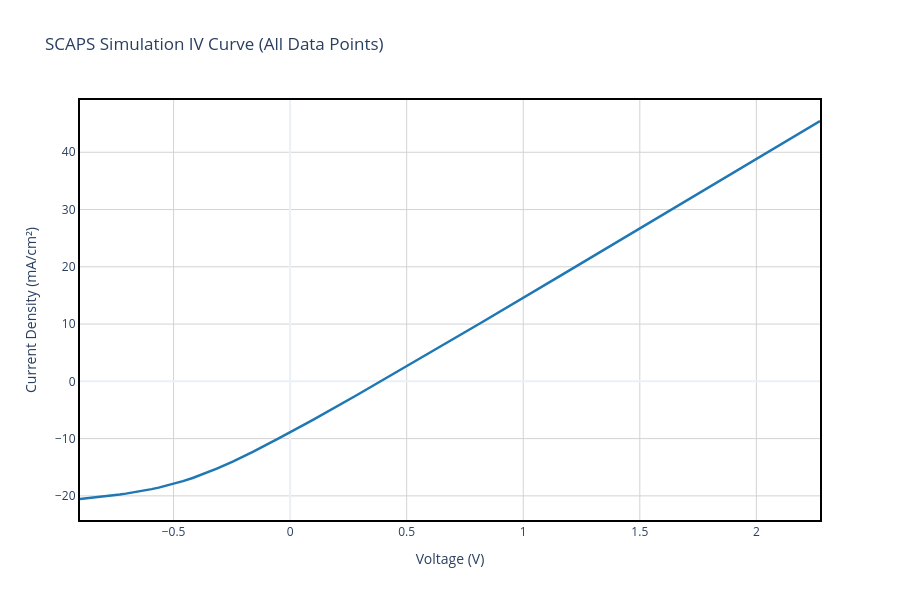

Source (notebook cell):
### Markdown cell above
## Section 3: SCAPS Simulations Overview

### What is SCAPS?
**SCAPS** (Solar Cell Capacitance Simulator) is a specialized software tool developed at Ghent University for simulating the electrical behavior of thin-film photovoltaic devices. It solves Poisson's equation and the continuity equations in a multi-layer semiconductor structure to predict device performance under certain test conditions.

### SCAPS Simulation Methodology
SCAPS performs detailed numerical simulations of solar cells by:

1. **Device Architecture Definition**: Specifies material layers, thickness, doping levels, and defect parameters
2. **Physical Parameters**: Sets electron and hole transport properties, recombination mechanisms, and optical characteristics
3. **Numerical Solution**: Solves coupled differential equations:
   - **Poisson Equation**: $\frac{d^2\phi}{dx^2} = -\frac{q}{\varepsilon_0\varepsilon_r}(p - n + N_D^+ - N_A^-)$
   - **Continuity Equations**: 
     - Electrons: $\frac{\partial n}{\partial t} = \frac{1}{q}\frac{\partial J_n}{\partial x} - (U - G)$
     - Holes: $\frac{\partial p}{\partial t} = - \frac{1}{q}\frac{\partial J_p}{\partial x} - (U - G)$

   where $\phi$ is electrostatic potential, $q$ is elementary charge, $n$ and $p$ are electron and hole concentrations, $J_n$ and $J_p$ are current densities, $G$ is generation rate, and $U$ is recombination rate.

4. **I-V Characteristics**: Calculates the J-V curve by sweeping applied voltage and computing resulting current

### Key Physical Processes in SCAPS
- **Photocurrent Generation**: Incident photons with energy > bandgap create electron-hole pairs
- **Carrier Transport**: Electrons and holes drift under electric field and diffuse down concentration gradients
- **Recombination**: Losses from multiple recombination mechanisms (radiative, Auger, defect-assisted SRH)
- **Interface Effects**: Band alignment, interfacial defects, and charge extraction barriers

### Output from SCAPS
SCAPS generates J-V curves showing current density (mA/cm²) as a function of applied voltage (V), along with derived parameters: $V_{oc}$, $J_{sc}$, and efficiency $\eta$. Multiple simulations with varied parameters (e.g., thickness, doping, defect density) help identify optimal device configurations.

In this Simulation standard conditions were used (STC: 1000 W/m², AM1.5 spectrum, 25°C).

### Code cell
# Read the SCAPS file (IV format - whitespace/tab separated)
sim_file = "C:/Users/jp_ol/OneDrive\Ambiente de Trabalho/TESE/Data_Analysis/data/CdS1/2/Best_39Rs.xlsx"
sim_df_raw = pd.read_excel(sim_file, header=None, dtype=str)

# Find where the parameters for each simulation start
batch_indices = sim_df_raw[sim_df_raw.apply(lambda row: row.astype(str).str.contains("Batch parameters", na=False).any(), axis=1)].index.tolist()

# Check if there are any batch parameters (batch processing) or if it's a single curve
if len(batch_indices) == 0:
    print("⚠️  No batch parameters found. Treating as single JV curve (no batch).")
    # For single curve without batch, find the voltage header row
    scaps_data = []
    
    # Find the row with "v(V)" as the header (case-insensitive, with flexible whitespace)
    voltage_row_idx = None
    for i in range(len(sim_df_raw)):
        cell_val = str(sim_df_raw.iloc[i, 0]).strip().lower()
        if 'v(v)' in cell_val:  # Look for exact match "v(v)"
            voltage_row_idx = i
            break
    
    if voltage_row_idx is None:
        raise ValueError("❌ Could not find 'v(V)' header in SCAPS file. Check file format.")
    
    print(f"   Found header at row {voltage_row_idx}")
    
    # Extract IV Curves starting from the row after the header  
    iv_rows = []
    for j in range(voltage_row_idx + 1, len(sim_df_raw)):
        try:
            v = float(sim_df_raw.iloc[j, 0])
            j_curr = float(sim_df_raw.iloc[j, 1])
            iv_rows.append([v, j_curr])
        except (ValueError, TypeError):
            # Skip non-numeric rows and continue reading (don't break early)
            pass
    
    if len(iv_rows) > 0:
        iv_df = pd.DataFrame(iv_rows, columns=['v(V)', 'jtot(mA/cm2)'])
        
        # Extract Performance Parameters if available
        voc = jsc = ff = eta = np.nan
        # Search for performance metrics in the data below or above the IV table
        for i in range(min(voltage_row_idx + 300, len(sim_df_raw))):
            col0 = str(sim_df_raw.iloc[i, 0]).strip()
            try:
                val1 = float(sim_df_raw.iloc[i, 1])
                if "Voc" in col0: voc = val1
                elif "Jsc" in col0: jsc = val1
                elif "FF" in col0: ff = val1
                elif "eta" in col0: eta = val1
            except:
                pass
        
        scaps_data.append({
            'label': 'SCAPS Simulation',
            'batch_params': [],
            'v(V)': iv_df['v(V)'].values,
            'jtot(mA/cm2)': iv_df['jtot(mA/cm2)'].values,
            'Voc': voc, 'Jsc': jsc, 'FF': ff, 'eta': eta
        })
        print(f"✅ Successfully loaded single JV curve with {len(iv_rows)} data points")
        print(f"   V range: [{iv_df['v(V)'].min():.3f}, {iv_df['v(V)'].max():.3f}] V")
        print(f"   J range: [{iv_df['jtot(mA/cm2)'].min():.3f}, {iv_df['jtot(mA/cm2)'].max():.3f}] mA/cm²")
    else:
        raise ValueError("❌ No valid IV data points found in SCAPS file. Check file format.")

else:
    # Original batch processing code
    print(f"✅ Found {len(batch_indices)} batch simulations. Processing batch mode...")
    scaps_data = []
    
    for idx in batch_indices:
        # 1. Extract first 2 Batch Parameters only
        batch_params = []
        for j in range(idx + 1, min(idx + 3, len(sim_df_raw))):  # Only extract 2 lines (idx+1 and idx+2)
            param_name = str(sim_df_raw.iloc[j, 0]).strip()
            param_val_raw = sim_df_raw.iloc[j, 1]
            
            # Stop if blank
            if pd.isna(param_name) or param_name == "":
                break
                
            # Try to convert to float and format in scientific notation
            try:
                param_val_float = float(param_val_raw)
                # Format as scientific notation
                param_val = f"{param_val_float:.2e}"
            except:
                param_val = str(param_val_raw).strip()
            
            batch_params.append((param_name, param_val))
        
        # Get the first param for the label
        label = f"{batch_params[0][0]} {batch_params[0][1]}" if batch_params else "Unknown"
        
        # 2. Extract IV Curves (Searching from the Voltage section until Voc is found)
        iv_rows = []
        for j in range(idx + 5, min(idx + 80, len(sim_df_raw))):
            row0 = str(sim_df_raw.iloc[j, 0]).strip()
            row1 = str(sim_df_raw.iloc[j, 1]).strip()
            if pd.isna(sim_df_raw.iloc[j, 0]) or "Voc" in row0:
                if "Voc" in row0: break
                continue # Skip empty rows
            try:
                iv_rows.append([float(row0), float(row1)])
            except ValueError:
                pass
                
        iv_df = pd.DataFrame(iv_rows, columns=['v(V)', 'jtot(mA/cm2)'])
        
        # 3. Extract Performance Parameters (Voc, Jsc, FF, eta)
        metrics_block = sim_df_raw.iloc[idx : min(idx + 80, len(sim_df_raw))]
        voc = jsc = ff = eta = np.nan
        for _, row in metrics_block.iterrows():
            col0 = str(row[0]).strip()
            val1 = str(row[1]).strip()
            if "Voc =" in col0: voc = float(val1)
            elif "Jsc =" in col0: jsc = float(val1)
            elif "FF =" in col0: ff = float(val1)
            elif "eta =" in col0: eta = float(val1)
                
        scaps_data.append({
            'label': label,
            'batch_params': batch_params,
            'v(V)': iv_df['v(V)'].values,
            'jtot(mA/cm2)': iv_df['jtot(mA/cm2)'].values,
            'Voc': voc, 'Jsc': jsc, 'FF': ff, 'eta': eta
        })

# Verify we have data
if len(scaps_data) == 0:
    raise ValueError("❌ No SCAPS simulation data could be extracted. Check file format and paths.")

# Extract performance parameters from the data if not found in file
# For single curve case, calculate from IV curve
if len(scaps_data) == 1 and (np.isnan(scaps_data[0]['Voc']) or np.isnan(scaps_data[0]['Jsc'])):
    d = scaps_data[0]
    v_curve = d['v(V)']
    j_curve = d['jtot(mA/cm2)']
    
    # Voc: find where J crosses zero
    zero_cross_idx = np.argmin(np.abs(j_curve))
    voc_calculated = v_curve[zero_cross_idx]
    
    # Jsc: J value at V=0
    jsc_calculated = abs(float(np.interp(0.0, v_curve, j_curve))) if v_curve.min() <= 0 <= v_curve.max() else abs(j_curve[0])
    
    if np.isnan(d['Voc']): d['Voc'] = voc_calculated
    if np.isnan(d['Jsc']): d['Jsc'] = jsc_calculated
    
    # If FF and eta are still NaN, set to 0 as placeholder (will be marked as N/A)
    if np.isnan(d['FF']): d['FF'] = 0
    if np.isnan(d['eta']): d['eta'] = 0
    
    print(f"   Calculated performance from IV curve:")
    print(f"   Voc: {d['Voc']:.4f} V, Jsc: {d['Jsc']:.4f} mA/cm²")

# Compute experimental limits for filtering
EXP_V_MAX = exp_data['v(V)'].max()
EXP_J_MAX = exp_data['jtot(mA/cm2)'].max()

# ------------------ PLOT 2: SCAPS DATA ONLY (ALL POINTS, NO LIMITS) ------------------
fig2 = go.Figure()
for i, d in enumerate(scaps_data):
    # NO FILTERING - show all SCAPS data points
    
    # Text to display when hovering over the data points
    hover_text = f"<b>{d['label']}</b><br>Voc: {d['Voc']:.4f} V<br>Jsc: {d['Jsc']:.4f} mA/cm²<br>FF: {d['FF']:.2f} %<br>η: {d['eta']:.2f} %"
    
    # Name displayed in the legend
    legend_name = f"Simulation {i+1}" if len(scaps_data) > 1 else d['label']
    
    fig2.add_trace(go.Scatter(
        x=d['v(V)'], y=d['jtot(mA/cm2)'], mode='lines', 
        name=legend_name, hoverinfo='text', hovertext=hover_text,
        line=dict(color='#1f77b4', width=2.5)
    ))

fig2.update_xaxes(showline=True, linewidth=2, linecolor='black', mirror=True)
fig2.update_yaxes(showline=True, linewidth=2, linecolor='black', mirror=True)
fig2.update_layout(
    title='SCAPS Simulation IV Curve (All Data Points)',
    xaxis_title='Voltage (V)', yaxis_title='Current Density (mA/cm²)',
    hovermode='closest', template='plotly_white', width=900, height=600,
    plot_bgcolor='white',
    xaxis=dict(showgrid=True, gridwidth=1, gridcolor='lightgray'),
    yaxis=dict(showgrid=True, gridwidth=1, gridcolor='lightgray')
)
fig2.show()
fig2.write_image(os.path.join(plots_dir, 'SCAPS_All_Data.png'), width=900, height=600)
print(f"✅ Saved Plot 2 to {plots_dir}/SCAPS_All_Data.png")
# Print SCAPS data range
for d in scaps_data:
    v_arr = np.asarray(d['v(V)'], dtype=float)
    j_arr = np.asarray(d['jtot(mA/cm2)'], dtype=float)
    print(f"   SCAPS data range: V ∈ [{float(np.nanmin(v_arr)):.3f}, {float(np.nanmax(v_arr)):.3f}] V")
    print(f"                     J ∈ [{float(np.nanmin(j_arr)):.2f}, {float(np.nanmax(j_arr)):.2f}] mA/cm²")

### Figure 1 — Plotly figure (JSON) as saved in the notebook; plotly's stock layout.template omitted (floating-point values rounded to 4 significant figures)
{"data": [{"hoverinfo": "text", "hovertext": "<b>SCAPS Simulation</b><br>Voc: 0.3894 V<br>Jsc: 8.9116 mA/cm²<br>FF: 26.10 %<br>η: 0.91 %", "line": {"color": "#1f77b4", "width": 2.5}, "mode": "lines", "name": "SCAPS Simulation", "type": "scatter", "x": [NaN, -0.9013, -0.8778, -0.8541, -0.8301, -0.8058, -0.781, -0.756, -0.7306, -0.7048, -0.6783, -0.6512, -0.6232, -0.5941, -0.5637, -0.5316, -0.4972, -0.4598, -0.4181, -0.3705, -0.3144, -0.2461, -0.1601, -0.04914, 0.09599, 0.2851, 0.5258, 0.8193, 1.16, 1.533, 1.914, 2.273, NaN], "y": [NaN, -20.55, -20.46, -20.36, -20.26, -20.15, -20.03, -19.9, -19.76, -19.61, -19.44, -19.26, -19.06, -18.82, -18.56, -18.25, -17.88, -17.43, -16.87, -16.17, -15.24, -14.0, -12.31, -9.978, -6.769, -2.433, 3.225, 10.24, 18.47, 27.52, 36.78, 45.46, NaN]}], "layout": {"height": 600, "hovermode": "closest", "plot_bgcolor": "white", "title": {"text": "SCAPS Simulation IV Curve (All Data Points)"}, "width": 900, "xaxis": {"gridcolor": "lightgray", "gridwidth": 1, "linecolor": "black", "linewidth": 2, "mirror": true, "showgrid": true, "showline": true, "title": {"text": "Voltage (V)"}}, "yaxis": {"gridcolor": "lightgray", "gridwidth": 1, "linecolor": "black", "linewidth": 2, "mirror": true, "showgrid": true, "showline": true, "title": {"text": "Current Density (mA/cm²)"}}}}
